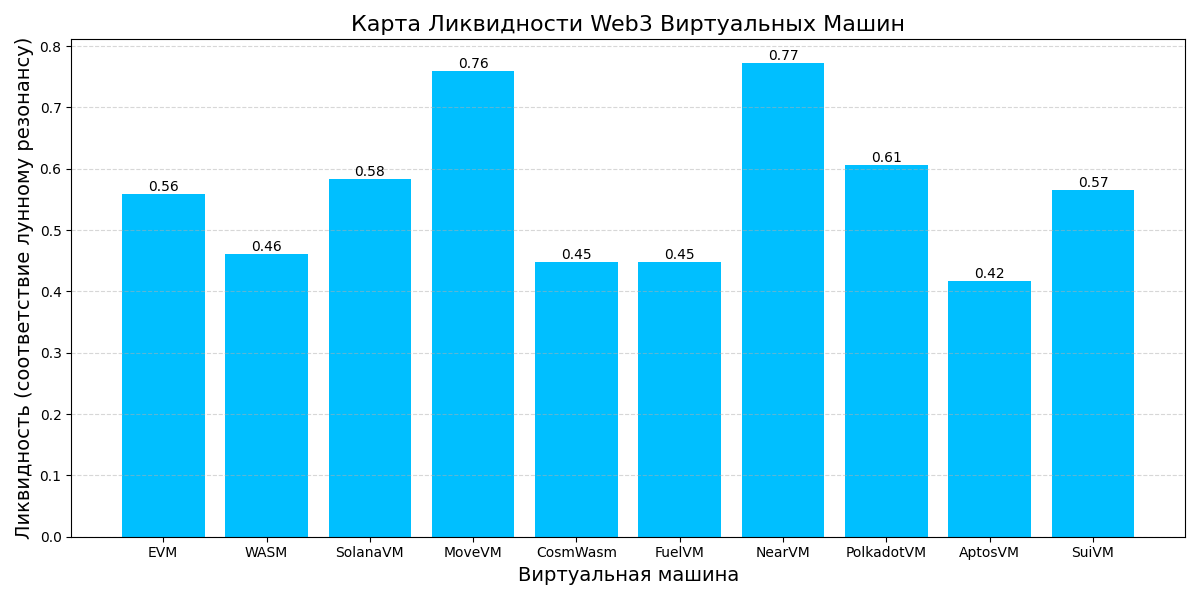

Write the Python code that produced this figure.
import numpy as np
import matplotlib.pyplot as plt
from moonriver import MoonRiver_Quaternion, Resonator

# Примерные данные по Web3 виртуальным машинам
vm_names = [
    'EVM', 'WASM', 'SolanaVM', 'MoveVM', 'CosmWasm',
    'FuelVM', 'NearVM', 'PolkadotVM', 'AptosVM', 'SuiVM'
]

# Синтетические данные: активность пользователей (амплитуда состояний)
np.random.seed(42)
user_activity = np.abs(np.random.normal(loc=1.0, scale=0.3, size=len(vm_names)))

# Кватернион лунного резонанса (стабильный эталон)
lunar_q = MoonRiver_Quaternion(amplitude=1.0)
lunar_tensor = lunar_q.dynamic_tensor(t=0, omega=1.0, axis=(0,0,1))
lunar_amp = np.linalg.norm(lunar_tensor)

# Ликвидность: соответствие амплитуд резонансов пользователей с лунным эталоном
liquidity = []
for i, act in enumerate(user_activity):
    # Имитация: чем ближе амплитуда к лунному эталону, тем выше ликвидность
    diff = abs(act - lunar_amp)
    score = np.exp(-diff)  # экспоненциальное затухание
    liquidity.append(score)
liquidity = np.array(liquidity)

# Визуализация
plt.figure(figsize=(12,6))
bars = plt.bar(vm_names, liquidity, color='deepskyblue')
plt.title('Карта Ликвидности Web3 Виртуальных Машин', fontsize=16)
plt.ylabel('Ликвидность (соответствие лунному резонансу)', fontsize=14)
plt.xlabel('Виртуальная машина', fontsize=14)
plt.grid(axis='y', linestyle='--', alpha=0.5)
for bar, score in zip(bars, liquidity):
    plt.text(bar.get_x() + bar.get_width()/2, bar.get_height(), f'{score:.2f}', ha='center', va='bottom', fontsize=10)
plt.tight_layout()
plt.savefig('web3_liquidity_map.png')
print('Карта ликвидности сохранена в web3_liquidity_map.png')
